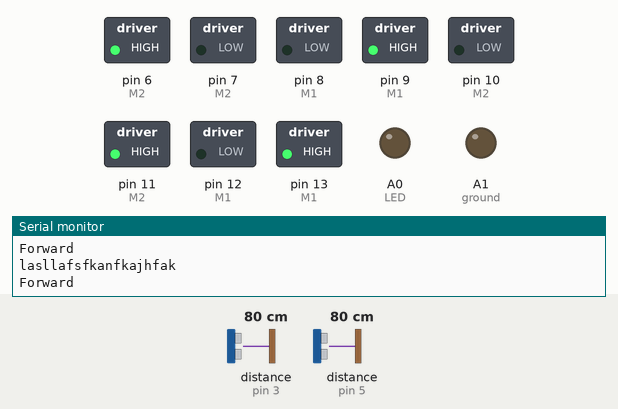
A sketch run on a simulated Arduino Uno, built with avr-gcc and run on an emulated ATmega328P. Parts: switched loads named in the sketch (green lamp = pin HIGH), output pins drawn as LEDs (lit = HIGH), the last lines printed to the serial monitor. Wiring (inferred from the names in the program): 2 × ultrasonic range finder: trigger pin 2, echo pin 3 / trigger pin 4, echo pin 5. The inputs (shaded band) are chosen by the test bench; at power-on: distance to the obstacle (sensors on pin 3, pin 5) 80 cm. The echo pulse lasts 58.3 µs per cm; pins used as bus, display or sensor lines are not drawn.

Above: at 1.2 s.
1.3 s: distance to the obstacle (sensor on pin 3) set to 22 cm
4.3 s: distance to the obstacle (sensor on pin 3) set to 18 cm
At 5.0 s:
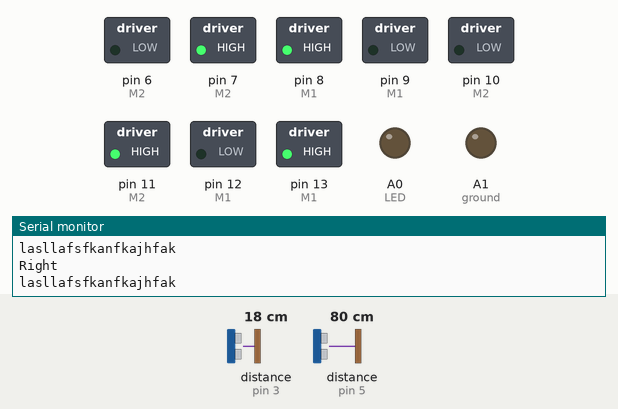
5.8 s: distance to the obstacle (sensor on pin 5) set to 23 cm
7.3 s: distance to the obstacle (sensor on pin 5) set to 19 cm
At 8.5 s:
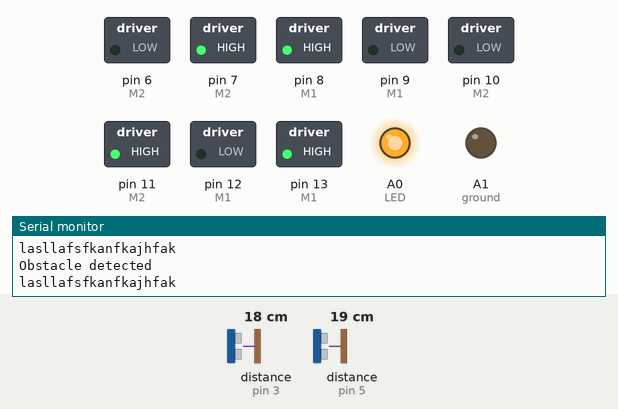
8.8 s: distance to the obstacle (sensor on pin 3) set to 35 cm
At 10.0 s:
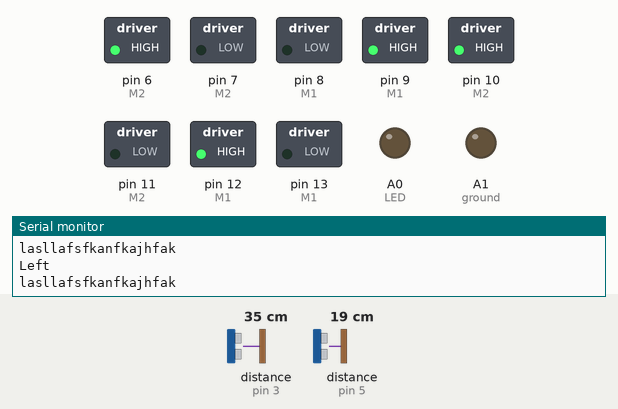
10.3 s: distance to the obstacle (sensor on pin 3) set to 2 cm
At 11.0 s:
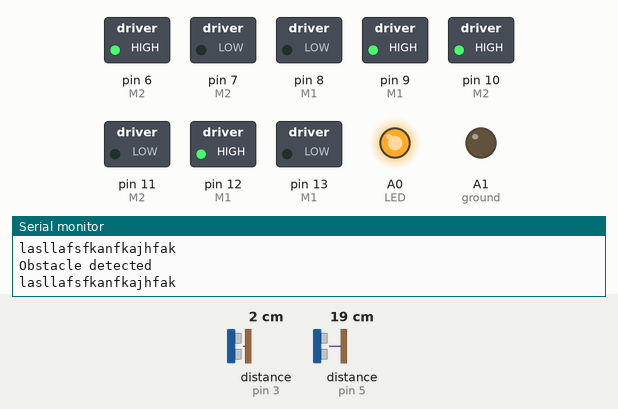
Timing chart, 0 to 12.8 s (numbered marks = the images above; inputs shaded):
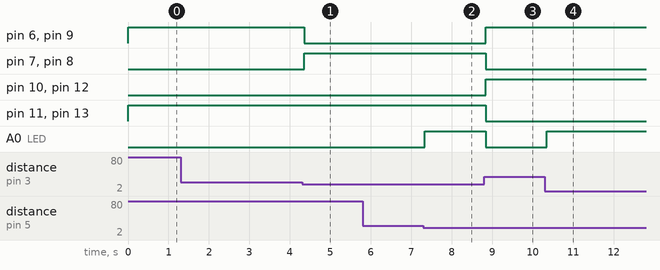

Measured:
- the behaviour switches between 21 and 20 cm on distance to the obstacle (sensor on pin 3) (found by bisection; images 0 and 1)
- the behaviour switches between 21 and 20 cm on distance to the obstacle (sensor on pin 5) (found by bisection; images 1 and 2)
- after the input at 4.3 s, pin 6 (M2), pin 9 (M1): HIGH → LOW after 0.06 s; pin 7 (M2), pin 8 (M1): LOW → HIGH after 0.06 s
- after the input at 7.3 s, A0 (LED): LOW → HIGH at once
- after the input at 8.8 s, pin 6 (M2), pin 9 (M1), pin 10 (M2), pin 12 (M1): LOW → HIGH at once; pin 7 (M2), pin 8 (M1), pin 11 (M2), pin 13 (M1), A0 (LED): HIGH → LOW at once
- after the input at 10.3 s, A0 (LED): LOW → HIGH at once

The sketch:

cartUltrasonic.ino
```cpp
//reciever
/*
DC Motor connections, 6,7,8,9,10, 11, 12, 13
Ultrasound sensor , 4=trigPin, 5=echoPin
Ultrasound sensor , 2=trigPin, 3=echoPin

LED, 7
*/
//#include <SoftwareSerial.h>
//SoftwareSerial XBee(0, 1);//RX,TX;

#define trigPin 2
#define echoPin 3
#define trigPin2 4
#define echoPin2 5

void setup(){
  Serial.begin(9600);
  //XBee.begin(9600);
  pinMode(A0, OUTPUT);//LED
  pinMode(A1,OUTPUT);//ground
  pinMode(6, OUTPUT);//M2
  pinMode(7, OUTPUT);//M2
  pinMode(8, OUTPUT);//M1
  pinMode(9, OUTPUT);//M1
  pinMode(10, OUTPUT);//M2
  pinMode(11, OUTPUT);//M2
  pinMode(12, OUTPUT);//M1
  pinMode(13, OUTPUT);//M1

 pinMode(trigPin, OUTPUT);
  pinMode(echoPin, INPUT);
   pinMode(trigPin2, OUTPUT);
  pinMode(echoPin2, INPUT);
  //pinMode(4, OUTPUT);//for ultrasonic
  //pinMode(5, INPUT); //for ultrasonic
  //pinMode(2, OUTPUT);//for ultrasonic
  //pinMode(3, INPUT); //for ultrasonic

}
void loop(){
  analogWrite(A1, LOW);
  char mydata;
  long duration, distance,duration2,distance2;
  digitalWrite(trigPin, LOW);  // Added this line
  delayMicroseconds(2); // Added this line
  digitalWrite(trigPin, HIGH);
//  delayMicroseconds(1000); - Removed this line
  delayMicroseconds(10); // Added this line
  digitalWrite(trigPin, LOW);
  duration = pulseIn(echoPin, HIGH);
  distance = (duration/2) / 29.1;


  digitalWrite(trigPin2, LOW);  // Added this line
  delayMicroseconds(2); // Added this line
  digitalWrite(trigPin2, HIGH);
//  delayMicroseconds(1000); - Removed this line
  delayMicroseconds(10); // Added this line
  digitalWrite(trigPin2, LOW);
  duration2 = pulseIn(echoPin2, HIGH);
  distance2 = (duration2/2) / 29.1;


//  Serial.print("Dist ");
//  Serial.println(distance);
//  Serial.print("Dist 2 ");
//  Serial.println(distance2);
  //&& (distance>20 && distance2>20)
    Serial.println("lasllafsfkanfkajhfak");
    mydata = Serial.read();
    if(distance < 20 && distance2 < 20)
    {
       mydata='z';
       analogWrite(A0, 1023);
      Serial.println("Obstacle detected");
    }
    else if(distance >20 && distance2 > 20 )
    {
      Serial.println("Forward");
       analogWrite(A0, LOW);
          digitalWrite(6, HIGH);//HIGH
          digitalWrite(7, LOW);
          digitalWrite(8, LOW);
          digitalWrite(9, HIGH);//HIGH
          digitalWrite(10, LOW);
          digitalWrite(11, HIGH);//HIGH
          digitalWrite(12, LOW);
          digitalWrite(13, HIGH);
    }
    else if( distance < 20 && distance2 > 20)
   {
         Serial.println("Right");
          analogWrite(A0, LOW);
          digitalWrite(6, LOW);
          digitalWrite(7, HIGH);
          digitalWrite(8, HIGH);
          digitalWrite(9, LOW);
          digitalWrite(10, LOW);
          digitalWrite(11, HIGH);
          digitalWrite(12, LOW);
          digitalWrite(13, HIGH);
   }
  else if( distance > 20 && distance2 < 20)
   {
     Serial.println("Left");
      analogWrite(A0, LOW);
          digitalWrite(6, HIGH);
          digitalWrite(7, LOW);
          digitalWrite(8, LOW);
          digitalWrite(9, HIGH);
          digitalWrite(10, HIGH);
          digitalWrite(11, LOW);
          digitalWrite(12, HIGH);
          digitalWrite(13, LOW);
   }

      //Serial.println(mydata);
//      Serial.write("blablabla");
//uncomment when Ultrasonic is connected

 //     else{
        /*
        analogWrite(A0, LOW);
        analogWrite(A0, LOW);
        digitalWrite(6, LOW);
        digitalWrite(7, LOW);
        digitalWrite(8, LOW);
        digitalWrite(9, LOW);
        digitalWrite(10, LOW);
        digitalWrite(11, LOW);
        digitalWrite(12, LOW);
        digitalWrite(13, LOW);
      //  delay(100);
      */
     // Serial.println(mydata);
/*        if(mydata=='a'){
          //"left"

          analogWrite(A0, LOW);
          digitalWrite(6, HIGH);
          digitalWrite(7, LOW);
          digitalWrite(8, LOW);
          digitalWrite(9, HIGH);
          digitalWrite(10, HIGH);
          digitalWrite(11, LOW);
          digitalWrite(12, HIGH);
          digitalWrite(13, LOW);

        }
        else if(mydata=='d'){
          //"right"
          analogWrite(A0, LOW);
          digitalWrite(6, LOW);
          digitalWrite(7, HIGH);
          digitalWrite(8, HIGH);
          digitalWrite(9, LOW);
          digitalWrite(10, LOW);
          digitalWrite(11, HIGH);
          digitalWrite(12, LOW);
          digitalWrite(13, HIGH);

        }
        else if(mydata=='w'){
          //"Forward"
          analogWrite(A0, LOW);
          digitalWrite(6, HIGH);//HIGH
          digitalWrite(7, LOW);
          digitalWrite(8, LOW);
          digitalWrite(9, HIGH);//HIGH
          digitalWrite(10, LOW);
          digitalWrite(11, HIGH);//HIGH
          digitalWrite(12, LOW);
          digitalWrite(13, HIGH);

        }
        else if(mydata=='z'){
          //"STOP"
          analogWrite(A0, LOW);
          digitalWrite(6, LOW);
          digitalWrite(7, LOW);
          digitalWrite(8, LOW);
          digitalWrite(9, LOW);
          digitalWrite(10, LOW);
          digitalWrite(11, LOW);
          digitalWrite(12, LOW);
          digitalWrite(13, LOW);
        }
//      }

    }
    else{
//        Serial.println("lalalal");
        analogWrite(A0, HIGH);
        digitalWrite(6, LOW);
        digitalWrite(7, LOW);
        digitalWrite(8, LOW);
        digitalWrite(9, LOW);
        digitalWrite(10, LOW);
        digitalWrite(11, LOW);
        digitalWrite(12, LOW);
        digitalWrite(13, LOW);

    }*/
}
```
